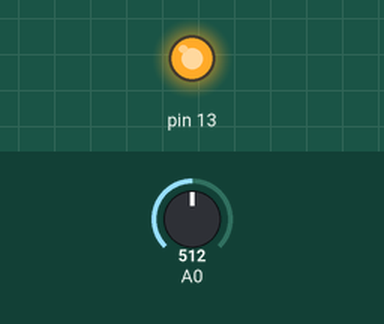
A sketch run on a simulated Arduino Uno, built with avr-gcc and run on an emulated ATmega328P. Parts: output pins drawn as LEDs (lit = HIGH). Inputs (shaded band) come from the test bench; at power-on: A0 = 512.

Above: at 1.2 s.
1.3 s: A0 set to 879
2.8 s: A0 set to 907
At 3.6 s:
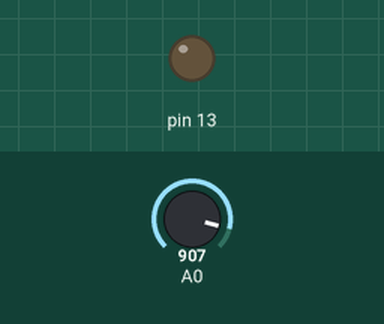
4.3 s: A0 set to 880
At 4.8 s:
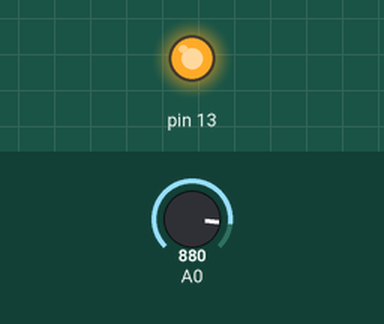
5.8 s: A0 set to 899
At 7.1 s:
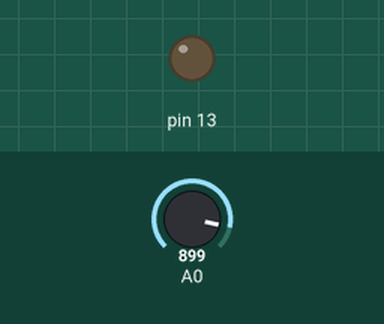
Timing chart, 0 to 8.3 s (numbered marks = the images above; inputs shaded):
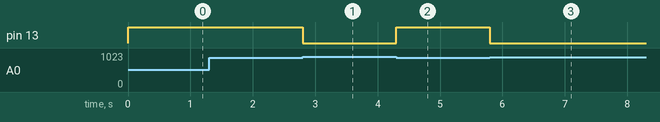

The sketch:

laser.ino
```cpp
void setup() {
  pinMode(A0, INPUT);
  pinMode(13, OUTPUT);

}

void loop() {
  if (analogRead(A0) < 890){
      digitalWrite(13, HIGH);
  }
  if (analogRead(A0) > 889){
    digitalWrite(13, LOW);
  }
}
```

Measured:
- the behaviour switches between 889 and 890 on A0 (found by bisection; images 0 and 1)
- after the input at 1.3 s, every drawn part: stays the same
- after the input at 2.8 s, pin 13: HIGH → LOW at once
- after the input at 4.3 s, pin 13: LOW → HIGH at once
- after the input at 5.8 s, pin 13: HIGH → LOW at once
